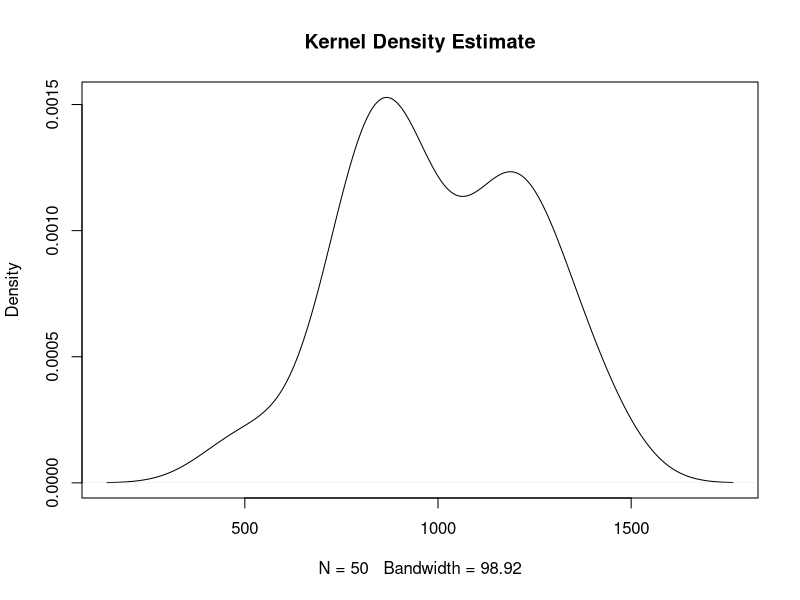

Recreate this plot in R.
## ---- chunk 1
## Set model and simulation parameters
Obs       = 100		# Number of observations in each simulation
Reps      = 50		# Number of times we run the simulation
TrueBeta0	= 12000	# "True" beta0 for the simulated
TrueBeta1	= 1000	# "True" beta1 for the simulated
SD 		    = 10000	# The standard deviation of the error. The bigger this is, the larger the average value of epsilon
Ed = 16 * runif(Obs)# Simulate years of education as being between 0 and 16
  # "runif" is a uniform random variable between 0 and 1, with all values having equal probability
CoefMatrix	= matrix(NA, Reps, 2)
SEMatrix    = matrix(NA, Reps, 2)
# Matrix to store our results - for both coefficients and std errors
  # 1st argument is NA, meaning we store "not available" as initial values in the matrix
  # 2nd argument is Reps, meaning the number of rows is equal to number of times we run the simulations
  # 3rd argument is 2 meaning we have 2 columns, one for storing the beta0 estimate and one for storing the beta1 estimate

# Loop: repeat the commands between the brackets multiple times
for (ii in 1:Reps) { 
  Salary 	= TrueBeta0+ TrueBeta1* Ed + SD*rnorm(Obs) 	
  # Generate Salary = beta0 + beta1*Ed + epsilon
  # beta0 is the constant
  # beta1 is the number multiplied by the X variable
  # Epsilon has 2 parts: SD is the standard deviation; the bigger it is, the more epsilon varies.
  # "runif" is a uniform random variable between 0 and 1, with all values having equal probability
  OLS.result = lm(Salary ~ Ed) # Run a regression using simulated values of Y
  CoefMatrix[ii, ]	= coefficients(OLS.result)	 # Put OLS.result coefficients in row ii of CoefMatrix
  SEMatrix[ii, ]  = coef(summary(OLS.result))[, "Std. Error"]
  ## For fun: plot results for each survey
  ## plot(Ed, Salary, pch = 19, col= "darkgreen")		
  ## abline(OLS.result, lwd = 3, col= "darkgreen")
  ## Sys.sleep(0.075)		## Include to slow down calculations so we can see each plot (briefly); not necessary
}							 # This closes the "loop"

c(mean(CoefMatrix[,1]), min(CoefMatrix[,1]), max(CoefMatrix[,1]))  
# Average, min and max of beta_0 estimates

c(mean(CoefMatrix[,2]), min(CoefMatrix[,2]), max(CoefMatrix[,2]))  
# Average, min and max of beta_1 estimates

#
# For use in Chapter 3, #2 part (g):
#
# Kernel Density Plot
plot(density(CoefMatrix[,2]), main = 'Kernel Density Estimate')

summary(OLS.result)
## ---- chunk 2
#Create a T matrix, which is results from the coefficient matrix divided by results from the standard error matrix
T.matrix = CoefMatrix/SEMatrix

## Minimum t-stats for both coefficients (b0, b1)
c(min(T.matrix[, 1]),  min(T.matrix[, 2]) )

#Print minimum beta 0 t-stat to user
print(paste0("The minimum t-stat for beta 0 is ", min(T.matrix[, 1])))

#Print minimum beta 1 t-stat to user
print(paste0("The minimum t-stat for beta 1 is ", min(T.matrix[, 2])))

## Maximum t-stats for both coefficients (b0, b1)
c(max(T.matrix[, 1]),  max(T.matrix[, 2]) )

#Print maximum beta 0 t-stat to user
print(paste0("The maximum t-stat for beta 0 is ", max(T.matrix[, 1])))

#Print maximum beta 1 t-stat to user
print(paste0("The maximum t-stat for beta 1 is ", max(T.matrix[, 2])))
## ---- chunk 3
#Create two sided p values, and assign degrees of freedom from lm summary in 4a.
deg_freedom <- 98
pvals <- 2*(1-pt(abs(T.matrix),deg_freedom))

#Create P matrix with necessary shape to store results below
P.Matrix = matrix(NA, Reps, 2)

# For loop to assign p vals into the P Matrix
for (ii in 1:Reps) { 
  #OLS.result = lm(Salary ~ Ed) # Run a regression using simulated values of Y
  #CoefMatrix[ii, ]	= coefficients(OLS.result)	 # Put OLS.result coefficients in row ii of CoefMatrix
  #SEMatrix[ii, ]  = coef(summary(OLS.result))[, "Std. Error"]
  P.Matrix = pvals
  
}

## Minimum t-stats for both coefficients (b0, b1)
c(min(P.Matrix[, 1]),  min(P.Matrix[, 2]) )

#Print minimum beta 0 p value to user
print(paste0("The minimum p value for beta 0 is ", min(P.Matrix[, 1])))

#Print minimum beta 1 p value to user
print(paste0("The minimum p value for beta 1 is ", min(P.Matrix[, 2])))

## Maximum p values for both coefficients (b0, b1)
c(max(P.Matrix[, 1]),  max(P.Matrix[, 2]) )

#Print maximum beta 0 p value to user
print(paste0("The maximum p value for beta 0 is ", max(P.Matrix[, 1])))

#Print maximum beta 1 p value to user
print(paste0("The maximum p value for beta 1 is ", max(P.Matrix[, 2])))
## ---- chunk 4
## Set model and simulation parameters
Obs_1       = 100		# Number of observations in each simulation
Reps_1      = 500		# Number of times we run the simulation
TrueBeta0_1	= 48	# "True" beta0 for the simulated
TrueBeta1_1	= 0	# "True" beta1 for the simulated
SD 		    = 10000	# The standard deviation of the error. The bigger this is, the larger the average value of epsilon
Ed_1 = 16 * runif(Obs)# Simulate years of education as being between 0 and 16
  # "runif" is a uniform random variable between 0 and 1, with all values having equal probability
CoefMatrix_1	= matrix(NA, Reps_1, 2)
SEMatrix_1    = matrix(NA, Reps_1, 2)

# Matrix to store our results - for both coefficients and std errors
  # 1st argument is NA, meaning we store "not available" as initial values in the matrix
  # 2nd argument is Reps, meaning the number of rows is equal to number of times we run the simulations
  # 3rd argument is 2 meaning we have 2 columns, one for storing the beta0 estimate and one for storing the beta1 estimate

# Loop: repeat the commands between the brackets multiple times
for (ii in 1:Reps_1) { 
  Salary_1 	= TrueBeta0_1+ TrueBeta1_1* Ed_1 + SD*rnorm(Obs_1) 	
  # Generate Salary = beta0 + beta1*Ed + epsilon
  # beta0 is the constant
  # beta1 is the number multiplied by the X variable
  # Epsilon has 2 parts: SD is the standard deviation; the bigger it is, the more epsilon varies.
  # "runif" is a uniform random variable between 0 and 1, with all values having equal probability
  OLS.result_1 = lm(Salary_1 ~ Ed_1) # Run a regression using simulated values of Y
  CoefMatrix_1[ii, ]	= coefficients(OLS.result_1)	 # Put OLS.result coefficients in row ii of CoefMatrix
  SEMatrix_1[ii, ]  = coef(summary(OLS.result_1))[, "Std. Error"]
}

T.matrix_1 = CoefMatrix_1/SEMatrix_1

#Create two sided p values, and assign degrees of freedom from lm summary in 4a.
deg_freedom_1 <- 98
pvals_1 <- 2*(1-pt(abs(T.matrix_1),deg_freedom_1))

#Create P matrix with necessary shape to store results below
P.Matrix_1 = matrix(NA, Reps_1, 2)

# For loop to assign p vals into the P Matrix
for (ii in 1:Reps_1) { 
  #OLS.result = lm(Salary ~ Ed) # Run a regression using simulated values of Y
  #CoefMatrix[ii, ]	= coefficients(OLS.result)	 # Put OLS.result coefficients in row ii of CoefMatrix
  #SEMatrix[ii, ]  = coef(summary(OLS.result))[, "Std. Error"]
  P.Matrix_1 = pvals_1
  
}

## Minimum t-stats for both coefficients (b0, b1)
c(min(P.Matrix_1[, 1]),  min(P.Matrix_1[, 2]) )

#Print minimum beta 0 p value to user
print(paste0("The minimum p value for beta 0 is ", min(P.Matrix_1[, 1])))

#Print minimum beta 1 p value to user
print(paste0("The minimum p value for beta 1 is ", min(P.Matrix_1[, 2])))

## Maximum p values for both coefficients (b0, b1)
c(max(P.Matrix_1[, 1]),  max(P.Matrix_1[, 2]) )

#Print maximum beta 0 p value to user
print(paste0("The maximum p value for beta 0 is ", max(P.Matrix_1[, 1])))

#Print maximum beta 1 p value to user
print(paste0("The maximum p value for beta 1 is ", max(P.Matrix_1[, 2])))
